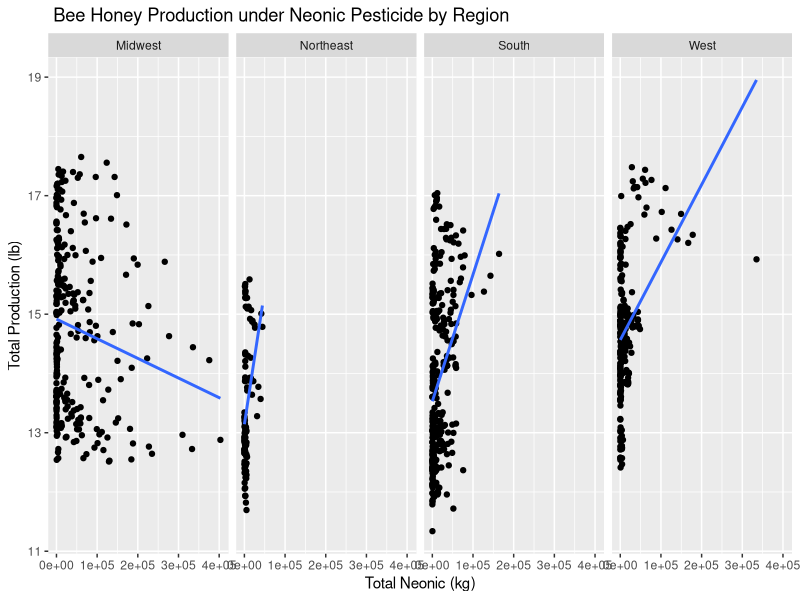

This chart was generated by the following R code: (Note: this script raises an error after producing the figure.)
## ---- chunk 1
library(dplyr)
library(tidyverse)
library(ggplot2)
library(stats)
## ---- chunk 2
honey.csv <- read.csv("Honey_v03.csv")


neonicvtotalprod <- honey.csv %>%
  group_by(Region) 


ggplot(data = neonicvtotalprod, mapping = aes(x = nAllNeonic, y = log(totalprod), group = Region)) +
  facet_grid(.~ Region) +
  geom_point() +
  geom_smooth(method = "lm", se = FALSE) +
  labs (x = "Total Neonic (kg)", y = "Total Production (lb)", title = " Bee Honey Production under Neonic Pesticide by Region")



plot1.mod <- lm(data = honey.csv, formula = log(totalprod) ~ nAllNeonic)
summary(plot1.mod)

#Since there is a significant relationship in total production between
#the four regions (insert p-value), we perform post-hoc analysis

# library(multcomp)


#post_hoc_honey <- glht()


# STATISTICAL TEST, CORRELATION PER REGION
neonicstatmw <- honey %>%
  filter(Region == "Midwest")
cormw <- cor.test(neonicstatmw$totalprod, neonicstatmw$nAllNeonic, method = "spearman", exact = FALSE)
cormw

neonicstatwest <- honey %>%
  filter(Region == "West")
corw <- cor.test(neonicstatwest$totalprod, neonicstatwest$nAllNeonic, method = "spearman", exact = FALSE)
corw

neonicstatne <- honey %>%
  filter(Region == "Northeast")
corne <- cor.test(neonicstatne$totalprod, neonicstatne$nAllNeonic, method = "spearman", exact = FALSE)
corne

neonicstatsouth <- honey %>%
  filter(Region == "South")
cors <- cor.test(neonicstatsouth$totalprod, neonicstatsouth$nAllNeonic, method = "spearman", exact = FALSE)
cors

# MAKING A DATAFRAME OF STATISTICAL RESULTS
Region <- c("Midwest", "West", "Northeast", "South")
p.value <- c(cormw$p.value, corw$p.value, corne$p.value, cors$p.value)
rho <- c(-0.1027632, 0.3549792, 0.3510381, 0.4034019)
significance <- c("ns", "*", "*", "*")

allneonic <- cbind(Region, p.value, rho, significance)
allneonic <- data.frame(allneonic); allneonic
## ---- chunk 3
byneonic <- select(honey.csv, totalprod, 12:16, Region); byneonic
byneonic <- na.omit(byneonic)
byneonicA <- gather(byneonic, "Type", "Amount", 2:6)
byneonicB <- byneonicA %>%
  mutate(logtotalprod = log(totalprod), logamount = log(Amount))
byneonicB

ggplot(byneonicB, aes(x = logamount, y = logtotalprod, color = Type)) + 
  geom_point() + facet_grid(.~ Region) + 
   labs(Title = "Effects of different Neonic types to honey production by Region", x = "Amount of Neonic (kg)", y = "Total Honey Production (lb)") +
   scale_fill_discrete(name = "Type", labels = c("Acetamiprid", "Clothianidin", "Imidacloprid", "Thiacloprid", "Thiamethoxam"))  +
  geom_smooth(method = lm, se = FALSE)

#tagsatagsa ug lm sa mga lines (5 x 4 regions) --> to prove statistical significance 
 #use method = spearman
## ---- chunk 4
#stat:


## ---- chunk 5
library(tidyverse)
install.packages("ggubr")
library(ggpubr)
install.packages("ggubr")
library(rstatix)
## ---- chunk 6
honey <- read.csv("./Honey_v03.csv")
honey
## ---- chunk 7
year_plot <- ggplot(honey, aes(year, totalprod)) + geom_point()
year_plot
